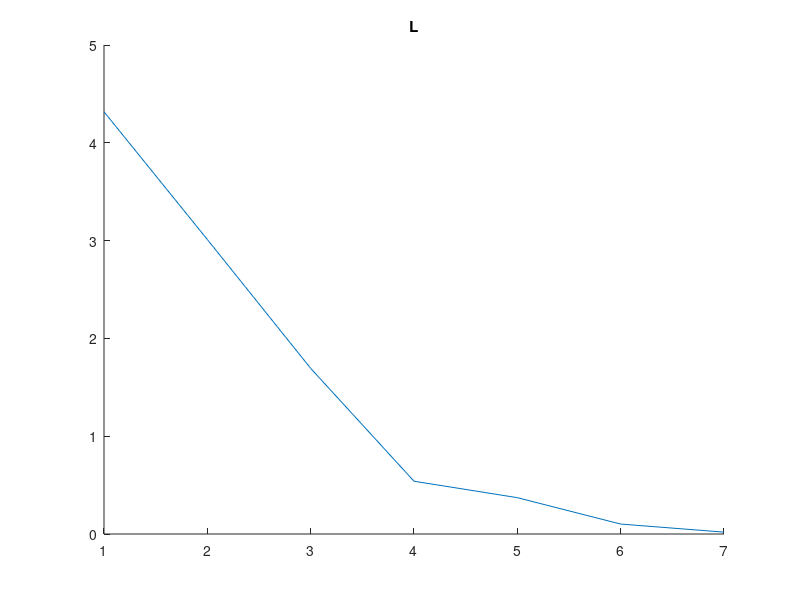
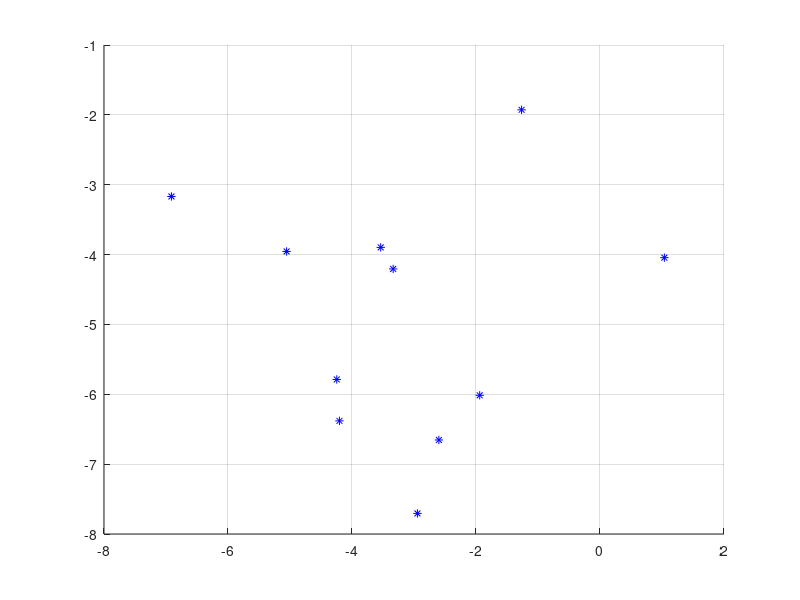
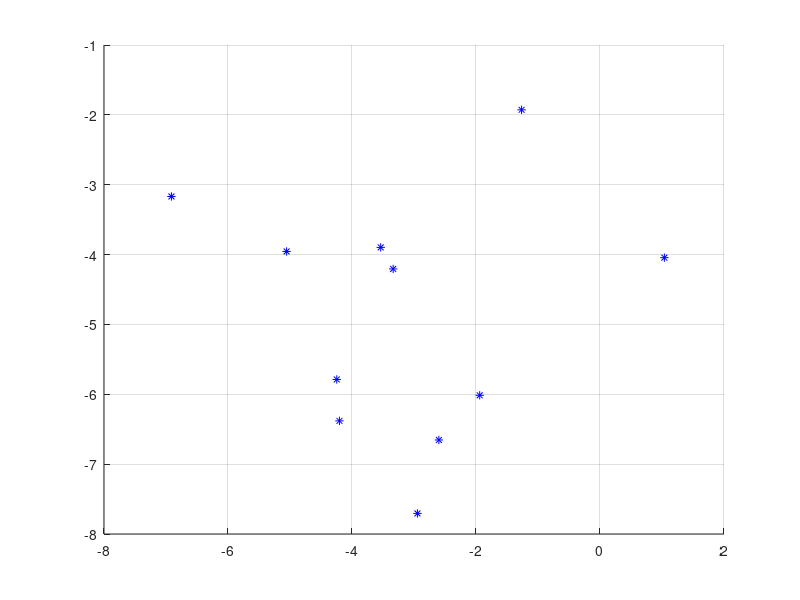

Reproduce these figures in MATLAB, in order.
clear all;
close all;
format short;

% vyska, vaha
X = [192 111
    189 54
    175 76
    185 90
    189 77
    170 90
    162 50
    176 68
    184 70
    168 58
    181 100
    188 100
    172 58
    175 58];

% vycentrovat
m = mean(X);

X0 = X-m;


% kovariancna matica (vsetky zapisy spravia to iste)
% R = cov(X);
% R = cov(X0);
% R = X0' * X0 / 13;  % 13 = pocet - 1

R = [84 123
    84 349]


% korelacna matica - scale R
% r = corrcoef(X);  % na toto zabudnut aby sme sa nepomyl


% vlastne cisla
[U, S, V] = svd(R);
%{
vlastne cisla = S
vlastne vektory = U
? = V
%}


C = X0 * U;

-C(:, 1)  % taky ten ony co sa aj na tabulu pocital (tu je s vycentrovanymi datami)

% nepovinna jazda
% t = linspace(-80, 80, 1000);
% x(t) = t * U(1, 1);
% y(t) = t * U(1, 2);
% % koniec nepovinnej jazdy
% 
% hold on;
% plot(X0(:, 1), X0(:, 2), "*")
% plot(x, y)


% -----------------------------------------------


X = [
    1	2	2	3	4	1	1
    1	3	3	5	4	3	1
    1	1	1	2	1	1	2
    1	1	1	1	1	5	3
    3	4	3	3	3	2	1
    2	3	1	4	2	5	2
    2	2	2	5	4	5	1
    3	2	3	4	4	3	1
    2	1	2	5	3	4	1
    5	5	3	4	2	1	1
    2	2	2	4	2	2	1
    ]

R = cov(X);  % kovariacia
% R = corrcoef(X);  % korelacia
%{
medzi algebrou a mpi je vazba, lebo je vysoka (korelacia?)
%}

[U, S, V] = svd(R);
diag(R)

C = X*U

L = diag(S)
figure
hold on
title("L")
plot(L)

figure
hold on
grid on
plot(C(:, 1), C(:, 2), "*b")
info2 = (L(1) + L(2))/sum(L);  % odchylka? 

figure
hold on
grid on
plot3(C(:, 1), C(:, 2), C(:, 3), "b*")
info3 = (L(1) + L(2) + L(3))/sum(L);  % odchylka? 

% figure;
% hold on
% plot(X(:, 1), X(:, 2))
